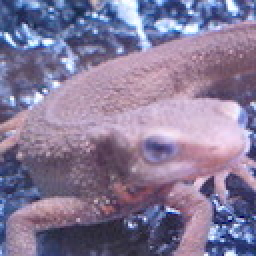
#> input picture Gazou100knock_anser/input/imori.jpg, 128 x 128 px (shown 2 times larger)
$ python q20.py   (older library calls are emulated)
#> lines starting #> are read from the running program, lines starting #| are printed output that depends on the picture
#> further down, img is the input picture: shape (128, 128, 3); mean B, G, R 152.8, 121.8, 134.1
### Gazou100knock_anser/function.py
import numpy as np


# [11 lines left out: function BGR2RGB, not called in this run]


def RGB2GRAY(img):
    #与えられた画像を数値値
    img=img.astype(np.float32)
    b=img[:,:,0].copy()#img[行:列:色]
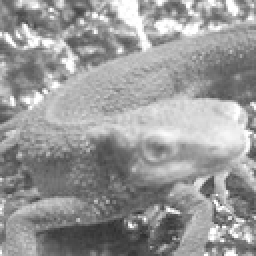
#> b: shape (128, 128) float32 (shown 2 times larger); min 46, max 255, mean 152.8
    g=img[:,:,1].copy()
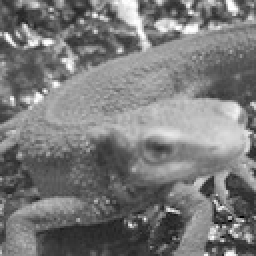
#> g: shape (128, 128) float32 (shown 2 times larger); min 0, max 255, mean 121.8
    r=img[:,:,2].copy()
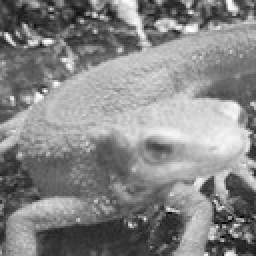
#> r: shape (128, 128) float32 (shown 2 times larger); min 0, max 255, mean 134.1

    img= 0.2126*r + 0.7152*g + 0.0722*b
#> img: shape (128, 128) float32

    #画像を複合して戻す、符号なしの整数にする
    return img.astype(np.uint8)


# [640 lines left out: functions binarization, Obinarization, BGR2HSV, HSV2BGR, tone_reduction, average_pooling and 21 more, not called in this run]

### Gazou100knock_anser/q20.py
import cv2
import numpy as np
import function as func
import matplotlib.pyplot as plt

img = cv2.imread("input/imori.jpg")
img = func.RGB2GRAY(img)
out = img.copy()

# https://docs.scipy.org/doc/numpy-1.15.1/reference/generated/numpy.ravel.html
flat=img.ravel()
#> flat = 16384 values, max 254 at index 242, min 6 at index 14195, mean 126.2

plt.hist(flat, bins=255, rwidth=0.8, range=(0, 255))
plt.savefig("output/q20.jpg")
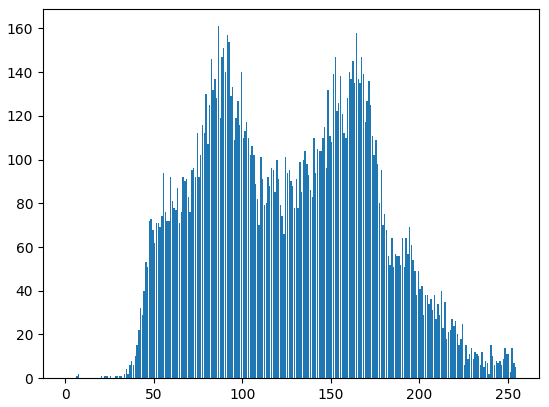
#> figure drawn by matplotlib, 1 panel; tallest bar 161 high, from x = 86.1 to 86.9
plt.show()
